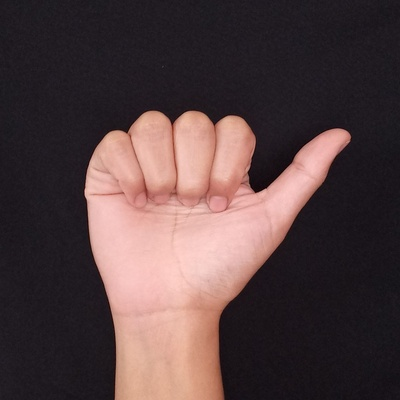
#> input picture Images/KBImages/A.jpg, 400 x 400 px, shrunk from 1280 x 1280 before the run, found by its file name
$ python -i prepro.py   (imports and definitions only)
#> lines starting #> are read from the running program, lines starting #| are printed output that depends on the picture; after the words box and inside, x2 and y2 are one past the last pixel; in counts of white or black regions, pixels touching at a corner belong together
#Imagen y prepocesamiento
#Librerías principales
import sys
import os
from os import scandir, getcwd
# Librerias preprocesamiento
import cv2 as cv
import numpy as np
from skimage import io
from skimage import filters

from math import copysign, log10


# Pre-procesamiento de imagen
def preprocesamiento(nombre):
    #Adquisición de imagen

#> called with nombre = '../Images/KBImages/A.jpg'
    imagen = cv.imread("Images/KBImages/" + nombre)
#> imagen is the input picture: shape (400, 400, 3); mean B, G, R 65.5, 64.7, 83.9

    # Eliminación de ruido - Preprocesamiento (2)
    im_ruido = cv.pyrMeanShiftFiltering(imagen,sp=30,sr=50)
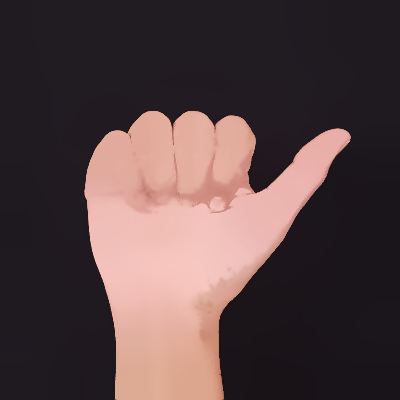
#> im_ruido: shape (400, 400, 3); mean B, G, R 67.9, 67, 85.7

    # Escala de grises - Preprocesamiento (3)
    im_gris = cv.cvtColor(im_ruido, cv.COLOR_BGR2GRAY)
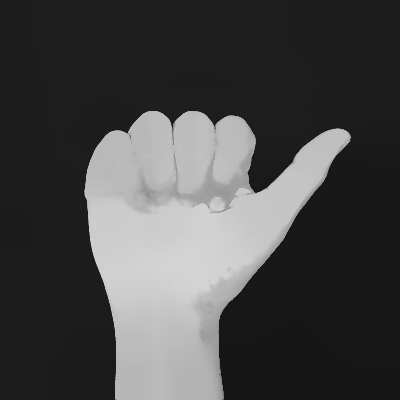
#> im_gris: shape (400, 400); min 21, max 212, mean 72.6

    # Binarización | Binarización de Otsu - Segmentación (4)
    ret, im_binaria = cv.threshold(im_gris, 0, 255, cv.THRESH_BINARY | cv.THRESH_OTSU)
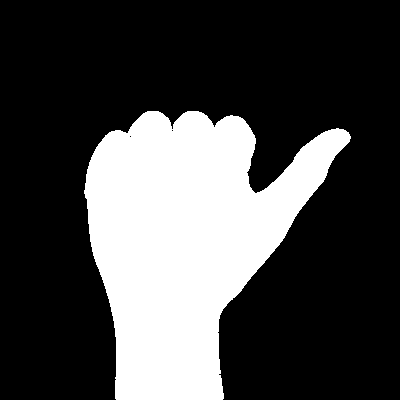
#> im_binaria: shape (400, 400); 27.7% white; 1 white region, box (x1, y1, x2, y2) and area: (84, 111, 351, 400) 44367
#> ret = 109

    # Detección de bordes - Segmentación (5)
    img_filtro1 = filters.sobel(im_binaria)
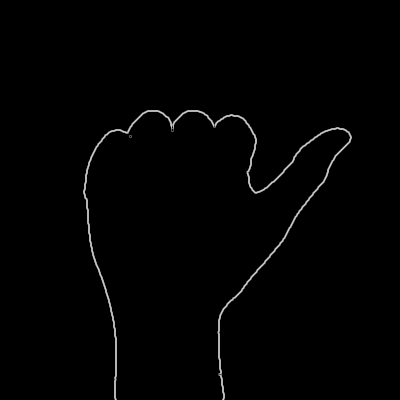
#> img_filtro1: shape (400, 400) float64; min 0, max 0.791, mean 0.00874

    # Operaciones morfologicas - Segmentación (6)
    kernel = cv.getStructuringElement(cv.MORPH_RECT, (3, 3))
    apertura = cv.morphologyEx(im_binaria, cv.MORPH_OPEN, kernel=kernel, iterations=2)
#> apertura: shape (400, 400); 27.7% white; 1 white region, box (x1, y1, x2, y2) and area: (85, 111, 350, 400) 44347
    dilatacion = cv.dilate(apertura, kernel, iterations=3)
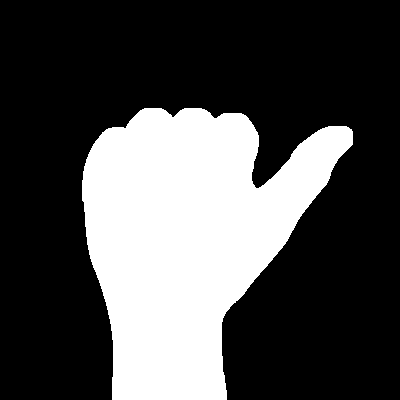
#> dilatacion: shape (400, 400); 30% white; 1 white region, box (x1, y1, x2, y2) and area: (82, 108, 353, 400) 47973

    # Umbralización - Segmentación (7)
    th, im_umbral = cv.threshold(apertura, 80, 150, cv.THRESH_BINARY_INV)

    # Copia de la imagen umbralizada - Segmentación (8)
    im_umbral_copia = im_umbral.copy()

    # Mascara para rellenar con 2 pixeles mayores a la imagen - Segmentación (9)  [Relleno]
    a, l = im_umbral.shape[:2]
#> a = 400; l = 400
    mascara = np.zeros((a+2, l+2), np.uint8)

    # Rellenando desde el punto (0, 0) al 255
    cv.floodFill(im_umbral_copia, mascara, (0,0), 255);
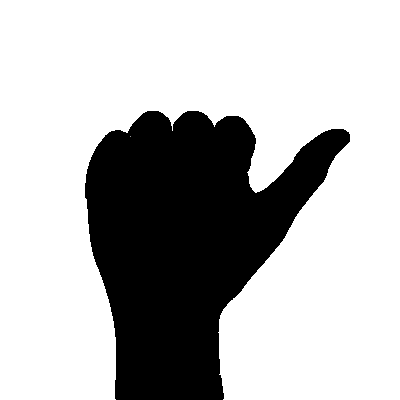
#> im_umbral_copia: shape (400, 400); min 0, max 255, mean 184.3

    # Invertido del relleno de la imagen - Segmentación (10) [Relleno invertido]
    im_seg_inv = cv.bitwise_not(im_umbral_copia)

    # Combinación de imagenes para obtener imagen rellenada - Segmentación (11)
    im_combinada = im_umbral | im_seg_inv
#> im_combinada: shape (400, 400); values 150 (black) and 255 (white), 27.7% white; 1 white region, box (x1, y1, x2, y2) and area: (85, 111, 350, 400) 44348

    # Binarización de otsu - Segmentación (12)
    ret, im_binaria2 = cv.threshold(im_combinada, 0, 255, cv.THRESH_BINARY | cv.THRESH_OTSU)
#> ret = 150
    #--- se usará para momentos ---
    #tamanio_imagen('Imagen binaria rellena')

    #momentos(im_binaria2)
    #distance(im_binaria2)

    #Crear una carpeta para las nuevas imágenes si no existe aún
    try:
        # Se crea la carpeta
        if not os.path.exists('Images/NewImages'):
            os.makedirs('Images/NewImages')

    # Si no se puede crear, muestra un error
    except OSError:
        print ('Error: No se ha podido crear la carpeta nueva :(')

    Nueva = cv.imwrite("Images/PreImages/" + nombre,im_binaria2)


def ls(ruta='Images/KBImages/'):
    return [arch.name for arch in scandir(ruta) if arch.is_file()]


# [7 lines not run here, left out]

>>> result = preprocesamiento('../Images/KBImages/A.jpg')

$ run again, on Images/KBImages/B_2.jpg
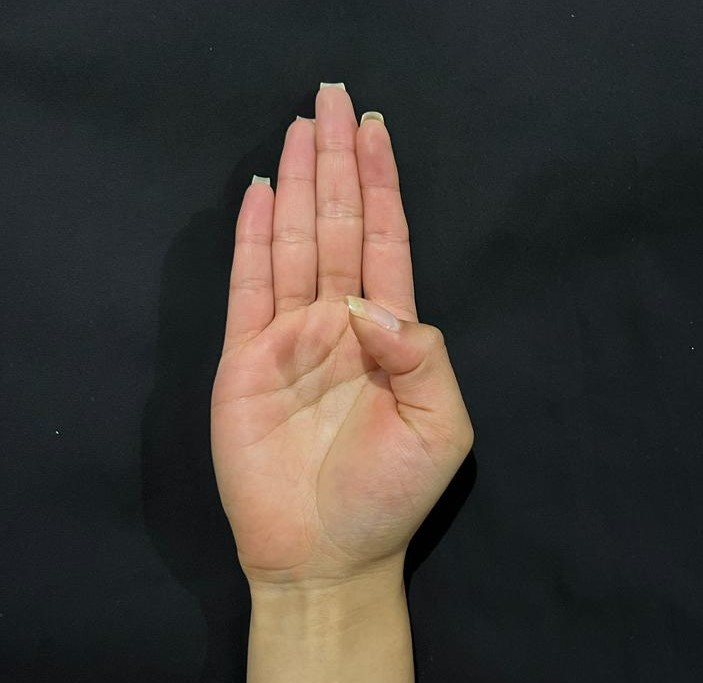
#> input picture Images/KBImages/B_2.jpg, 703 x 683 px, found by its file name
#> in preprocesamiento, imagen is the input picture: shape (683, 703, 3); mean B, G, R 53.6, 58.3, 64.1
#> in preprocesamiento, `ret, im_binaria = cv.threshold(im_gris, 0, 255, cv.THRESH_BINARY | cv...`:
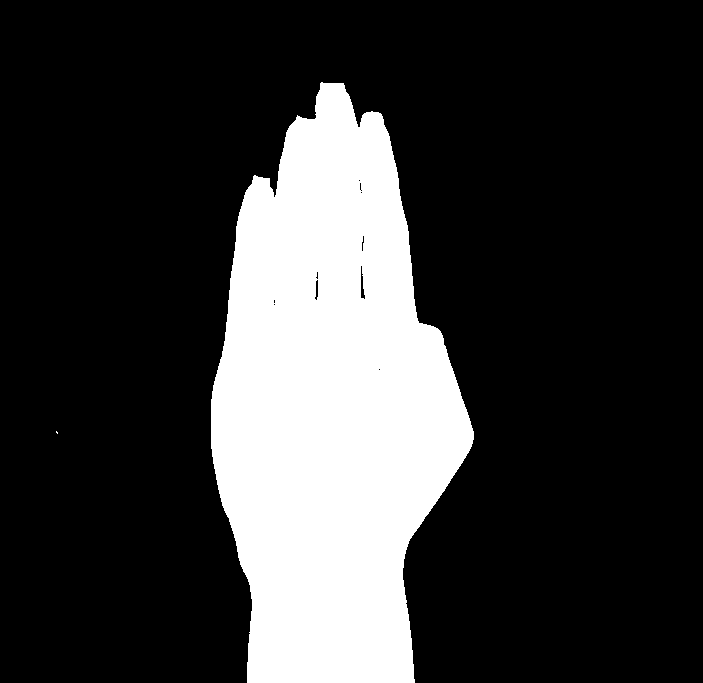
#> im_binaria: shape (683, 703); 22.1% white; 2 white regions (1 under 20 px), largest, box (x1, y1, x2, y2) and area: (211, 82, 474, 683) 106302
#> in preprocesamiento, `ret, im_binaria = cv.threshold(im_gris, 0, 255, cv.THRESH_BINARY | cv...`: ret = 96
#> apertura: shape (683, 703); 22.1% white; 1 white region, box (x1, y1, x2, y2) and area: (211, 83, 474, 683) 106280
#> dilatacion: shape (683, 703); 23.2% white; 1 white region, box (x1, y1, x2, y2) and area: (208, 80, 477, 683) 111405
#> in preprocesamiento, `cv.floodFill(im_umbral_copia, mascara, (0,0), 255);`:
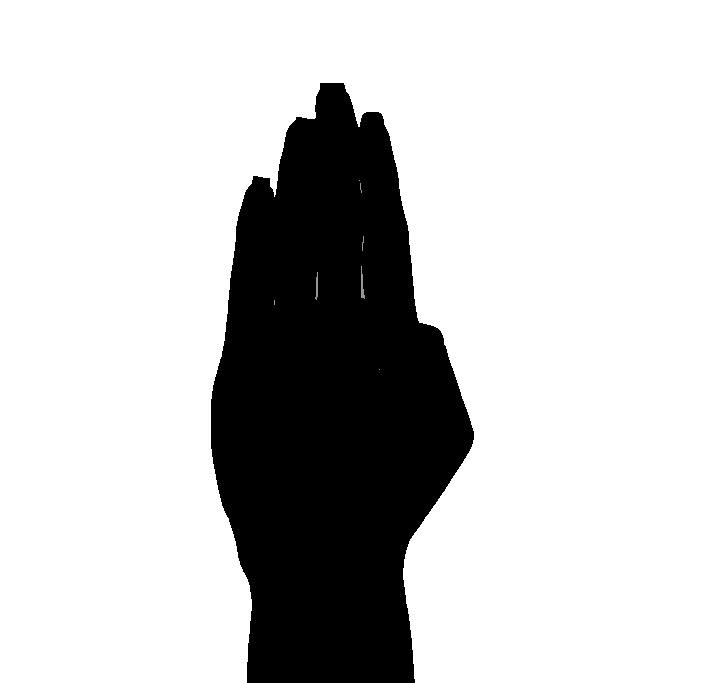
#> im_umbral_copia: shape (683, 703); min 0, max 255, mean 198.5
#> im_combinada: shape (683, 703); values 150 (black) and 255 (white), 22.2% white; 1 white region, box (x1, y1, x2, y2) and area: (211, 83, 474, 683) 106432
#> in preprocesamiento, `ret, im_binaria2 = cv.threshold(im_combinada, 0, 255, cv.THRESH_BINARY..`: ret = 150

$ run again, on Images/KBImages/B_3.jpg
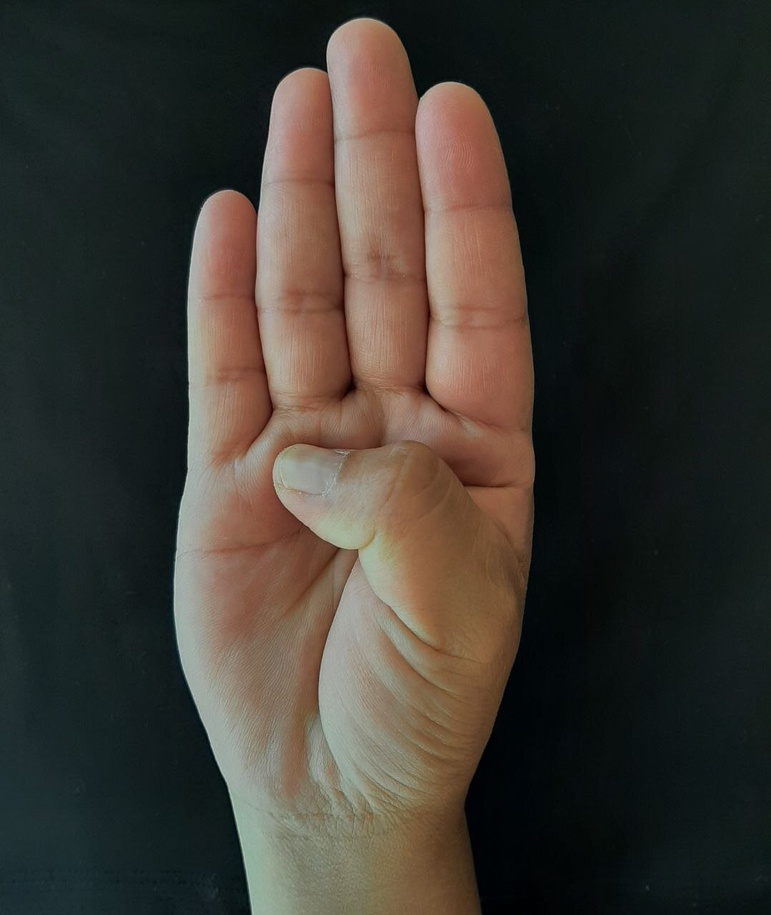
#> input picture Images/KBImages/B_3.jpg, 771 x 915 px, shrunk from 1078 x 1280 before the run, found by its file name
#> in preprocesamiento, imagen is the input picture: shape (915, 771, 3); mean B, G, R 50.5, 57.6, 61.9
#> in preprocesamiento, `ret, im_binaria = cv.threshold(im_gris, 0, 255, cv.THRESH_BINARY | cv...`:
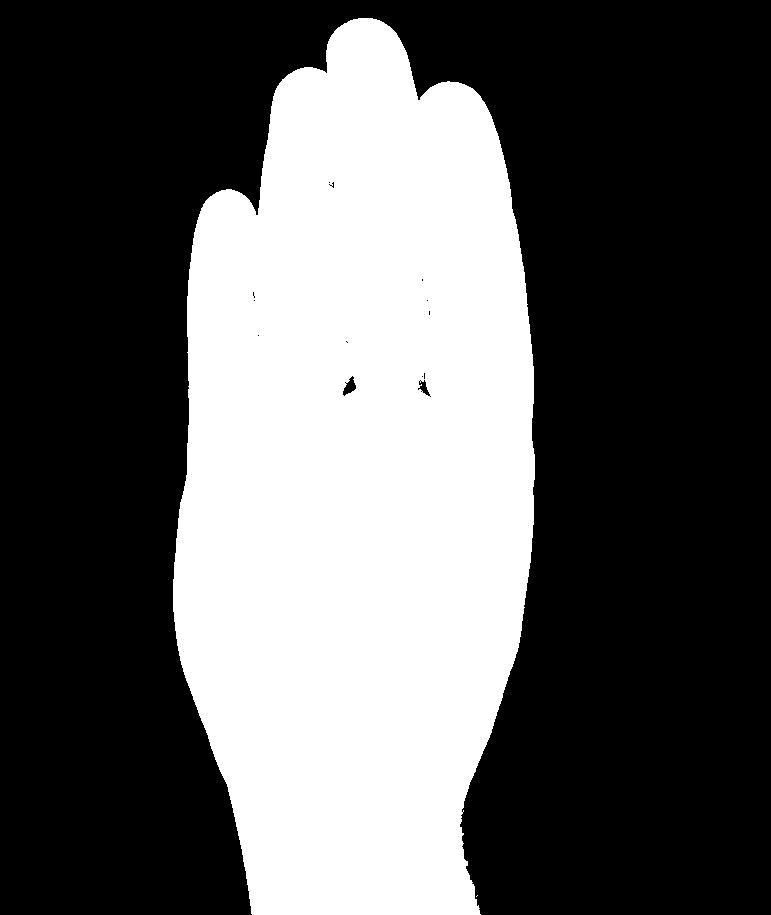
#> im_binaria: shape (915, 771); 36.3% white; 2 white regions (1 under 20 px), largest, box (x1, y1, x2, y2) and area: (173, 18, 535, 915) 255872
#> in preprocesamiento, `ret, im_binaria = cv.threshold(im_gris, 0, 255, cv.THRESH_BINARY | cv...`: ret = 71
#> apertura: shape (915, 771); 36.3% white; 1 white region, box (x1, y1, x2, y2) and area: (173, 18, 535, 915) 255800
#> dilatacion: shape (915, 771); 37.3% white; 1 white region, box (x1, y1, x2, y2) and area: (170, 15, 538, 915) 263392
#> in preprocesamiento, `cv.floodFill(im_umbral_copia, mascara, (0,0), 255);`:
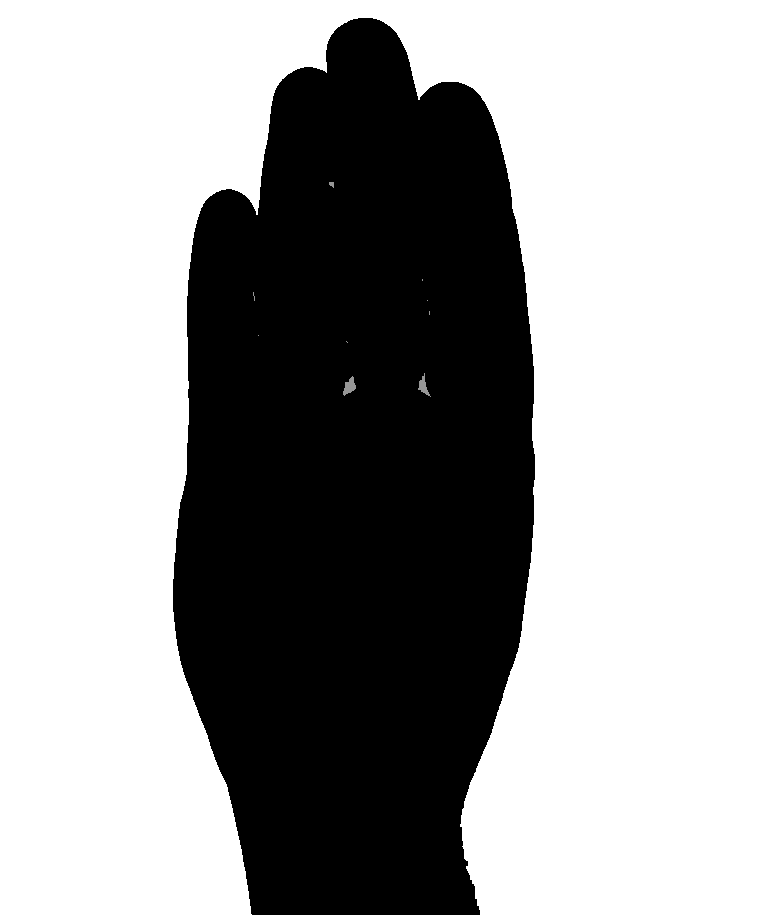
#> im_umbral_copia: shape (915, 771); min 0, max 255, mean 162.5
#> im_combinada: shape (915, 771); values 150 (black) and 255 (white), 36.3% white; 1 white region, box (x1, y1, x2, y2) and area: (173, 18, 535, 915) 256103
#> in preprocesamiento, `ret, im_binaria2 = cv.threshold(im_combinada, 0, 255, cv.THRESH_BINARY..`: ret = 150
